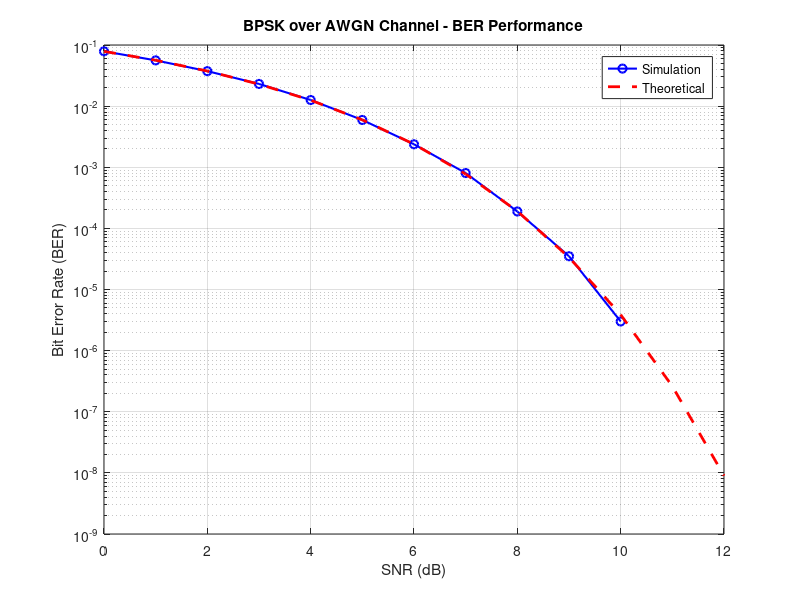

Recreate this plot in MATLAB.
clc; clear; close all;

%% =========================
%% Parameters
%% =========================
N = 1e6;                  
SNR_dB = 0:1:12;          
BER_sim = zeros(size(SNR_dB));
BER_theory = zeros(size(SNR_dB));

%% =========================
%% Simulation
%% =========================
for i = 1:length(SNR_dB)

    bits = rand(1, N) < 0.5;      % Source bits
    tx = 2*bits - 1;              % BPSK mapping

    snr = 10^(SNR_dB(i)/10);
    N0 = 1/snr;

    noise = sqrt(N0/2)*randn(1, N);
    rx = tx + noise;

    bits_hat = rx > 0;

    BER_sim(i) = sum(bits ~= bits_hat)/N;
   % BER_theory(i) = qfunc(sqrt(2*snr));
BER_theory(i) = 0.5 * erfc(sqrt(snr));

end

%% =========================
%% Plot Results
%% =========================
figure('Color','w');

semilogy(SNR_dB, BER_sim, 'bo-', 'LineWidth', 1.5);
hold on;
semilogy(SNR_dB, BER_theory, 'r--', 'LineWidth', 2);

grid on;

xlabel('SNR (dB)');
ylabel('Bit Error Rate (BER)');
title('BPSK over AWGN Channel - BER Performance');

legend('Simulation', 'Theoretical');

saveas(gcf,'BER_BPSK_AWGN.png');
